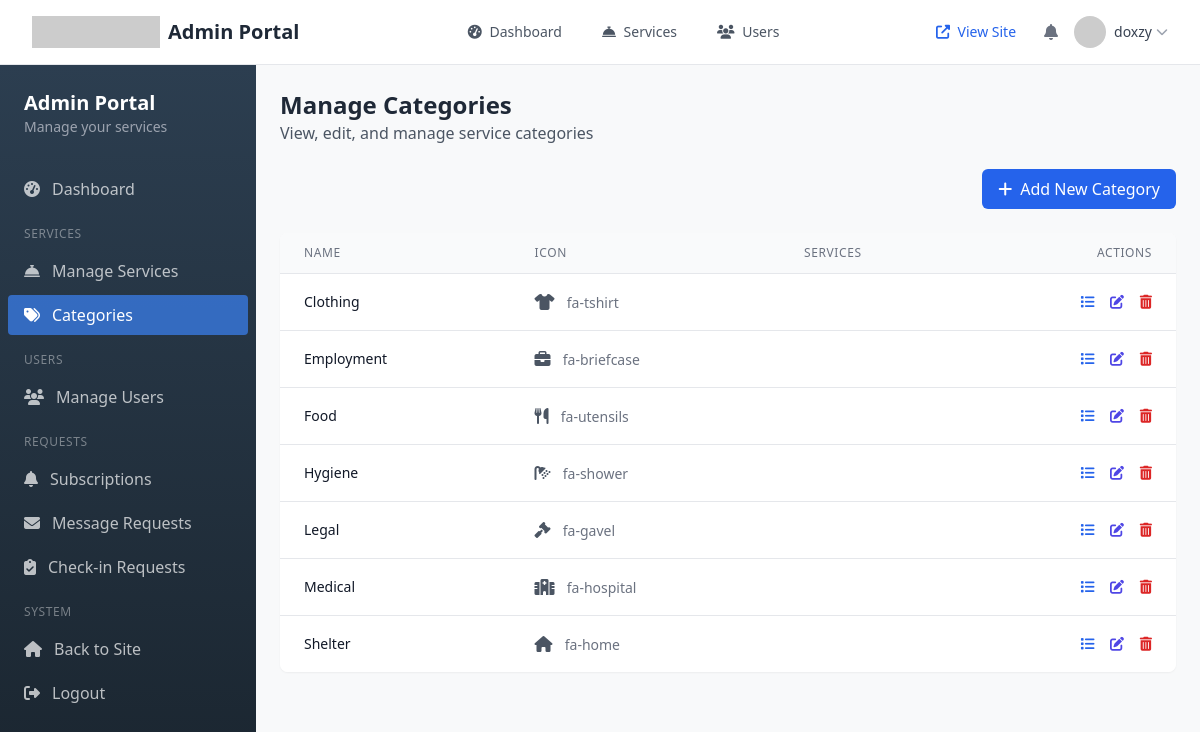
/admin-portal/categories/ (signed in), run on the app's committed database.
### core/models.py (models this page shows, shortened)
class Category(models.Model):
    name = models.CharField(max_length=100)
    slug = models.SlugField(max_length=100, unique=True)
    description = models.TextField(blank=True)
    icon = models.CharField(max_length=50, blank=True, help_text="FontAwesome icon class (e.g., fa-home)")
    is_active = models.BooleanField(default=True)
    priority = models.IntegerField(default=0)
    class Meta:
        verbose_name_plural = 'Categories'
        ordering = ['priority', 'name']

### core/views/admin_views.py (the view)
# urls.py: path('admin-portal/categories/', AdminCategoryListView.as_view(), name='admin_category_list'),
class AdminCategoryListView(AdminRequiredMixin, ListView):
    model = Category
    template_name = 'admin/category_list.html'
    context_object_name = 'categories'
    def get_queryset(self):
        return Category.objects.all().order_by('name')

### core/views/admin_views.py (called while the page is built)
    def test_func(self):
        return self.request.user.is_staff or self.request.user.is_superuser

### templates/admin/category_list.html (shortened to what this page needs)
{% extends 'admin/base.html' %}
{% load static %}
{% block admin_title %}Manage Categories{% endblock %}
{% block admin_subtitle %}View, edit, and manage service categories{% endblock %}
{% block admin_content %}
<div class="flex justify-between items-center mb-6">
    <a href="{% url 'admin_category_create' %}" class="px-4 py-2 bg-blue-600 text-white rounded-md hover:bg-blue-700 inline-flex items-center">
        <i class="fas fa-plus mr-2"></i> Add New Category
    </a>
</div>
<div class="bg-white rounded-lg shadow-sm overflow-hidden">
    <table class="admin-table min-w-full divide-y divide-gray-200">
        <thead class="bg-gray-50">
            <tr>
                <th scope="col" class="px-6 py-3 text-left text-xs font-medium text-gray-500 uppercase tracking-wider">
                    Name
                </th>
                <th scope="col" class="px-6 py-3 text-left text-xs font-medium text-gray-500 uppercase tracking-wider">
                    Icon
                </th>
                <th scope="col" class="px-6 py-3 text-left text-xs font-medium text-gray-500 uppercase tracking-wider">
                    Services
                </th>
                <th scope="col" class="px-6 py-3 text-right text-xs font-medium text-gray-500 uppercase tracking-wider">
                    Actions
                </th>
            </tr>
        </thead>
        <tbody class="bg-white divide-y divide-gray-200">
            {% for category in categories %}
                <tr>
                    <td class="px-6 py-4 whitespace-nowrap">
                        <div class="text-sm font-medium text-gray-900">{{ category.name }}</div>
                    </td>
                    <td class="px-6 py-4 whitespace-nowrap">
                        {% if category.icon %}
                            <i class="fas {{ category.icon }} text-gray-600"></i>
                            <span class="text-sm text-gray-500 ml-2">{{ category.icon }}</span>
                        {% else %}
                            <span class="text-sm text-gray-400">No icon</span>
                        {% endif %}
                    </td>
                    <td class="px-6 py-4 whitespace-nowrap">
                    </td>
                    <td class="px-6 py-4 whitespace-nowrap text-right text-sm font-medium">
                        <a href="{% url 'admin_service_list' %}?category={{ category.id }}" class="text-blue-600 hover:text-blue-900 mr-3">
                            <i class="fas fa-list"></i>
                        </a>
                        <a href="{% url 'admin_category_update' category.slug %}" class="text-indigo-600 hover:text-indigo-900 mr-3">
                            <i class="fas fa-edit"></i>
                        </a>
                        <a href="{% url 'admin_category_delete' category.slug %}" class="text-red-600 hover:text-red-900">
                            <i class="fas fa-trash-alt"></i>
                        </a>
                    </td>
                </tr>
            {% empty %}
                <tr>
                    <td colspan="4" class="px-6 py-4 text-center text-gray-500">
                        No categories found. <a href="{% url 'admin_category_create' %}" class="text-blue-600 hover:text-blue-900">Add a new category</a>.
                    </td>
                </tr>
            {% endfor %}
        </tbody>
    </table>
</div>
{% endblock %}

### templates/admin/base.html (shortened to what this page needs)
{% load static %}
<!DOCTYPE html>
<html lang="en">
<head>
    <script src="https://cdn.tailwindcss.com"></script>
    <link href="https://cdnjs.cloudflare.com/ajax/libs/flowbite/2.3.0/flowbite.min.css" rel="stylesheet" />
    <link rel="stylesheet" href="https://cdnjs.cloudflare.com/ajax/libs/font-awesome/6.4.0/css/all.min.css">
</head>
<body class="bg-gray-100 font-sans">
    <header class="bg-white shadow-sm border-b border-gray-200">
        <div class="max-w-full mx-auto px-4 sm:px-6 lg:px-8">
            <div class="flex justify-between h-16">
                <div class="flex items-center">
                    <div class="flex-shrink-0 flex items-center">
                        <img class="h-8 w-auto" src="{% static 'images/logo.png' %}" alt="We Are Here Logo" onerror="this.src='https://via.placeholder.com/160x40?text=We+Are+Here';this.onerror='';">
                        <span class="ml-2 text-xl font-bold text-gray-800">Admin Portal</span>
                    </div>
                </div>
                <div class="hidden md:ml-6 md:flex md:items-center md:space-x-4">
                    <a href="{% url 'admin_dashboard' %}" class="px-3 py-2 rounded-md text-sm font-medium text-gray-600 hover:text-gray-900 hover:bg-gray-50">
                        <i class="fas fa-tachometer-alt mr-1"></i> Dashboard
                    </a>
                    <a href="{% url 'admin_service_list' %}" class="px-3 py-2 rounded-md text-sm font-medium text-gray-600 hover:text-gray-900 hover:bg-gray-50">
                        <i class="fas fa-concierge-bell mr-1"></i> Services
                    </a>
                    <a href="{% url 'admin_user_list' %}" class="px-3 py-2 rounded-md text-sm font-medium text-gray-600 hover:text-gray-900 hover:bg-gray-50">
                        <i class="fas fa-users mr-1"></i> Users
                    </a>
                </div>
                <div class="flex items-center">
                    <a href="{% url 'home' %}" class="px-3 py-2 rounded-md text-sm font-medium text-blue-600 hover:text-blue-800">
                        <i class="fas fa-external-link-alt mr-1"></i> View Site
                    </a>
                    <div class="relative ml-3">
                        <button type="button" class="p-1 rounded-full text-gray-500 hover:text-gray-700 focus:outline-none focus:ring-2 focus:ring-offset-2 focus:ring-blue-500">
                            <i class="fas fa-bell"></i>
                        </button>
                    </div>
                    <div class="ml-3 relative">
                        <div>
                            <button type="button" class="flex items-center max-w-xs rounded-full text-sm focus:outline-none focus:ring-2 focus:ring-offset-2 focus:ring-blue-500" id="user-menu-button" aria-expanded="false" aria-haspopup="true">
                                <img class="h-8 w-8 rounded-full" src="https://ui-avatars.com/api/?name={{ request.user.first_name|default:request.user.username }}+{{ request.user.last_name }}&background=3b82f6&color=fff" alt="{{ request.user.username }}">
                                <span class="ml-2 text-sm font-medium text-gray-700">{{ request.user.username }}</span>
                                <i class="fas fa-chevron-down ml-1 text-gray-400 text-xs"></i>
                            </button>
                        </div>
                    </div>
                </div>
            </div>
        </div>
    </header>
    <div class="flex flex-col md:flex-row">
        <div class="admin-sidebar w-full md:w-64 flex-shrink-0 py-4 px-2">
            <div class="px-4 py-2 mb-6">
                <h2 class="text-xl font-bold text-white">Admin Portal</h2>
                <p class="text-gray-400 text-sm">Manage your services</p>
            </div>
            <nav class="space-y-1">
                <a href="{% url 'admin_dashboard' %}" class="nav-link flex items-center px-4 py-2 {% if request.resolver_match.url_name == 'admin_dashboard' %}active{% endif %}">
                    <i class="fas fa-tachometer-alt mr-3"></i>
                    <span>Dashboard</span>
                </a>
                <div class="nav-heading">Services</div>
                <a href="{% url 'admin_service_list' %}" class="nav-link flex items-center px-4 py-2 {% if 'admin_service' in request.resolver_match.url_name %}active{% endif %}">
                    <i class="fas fa-concierge-bell mr-3"></i>
                    <span>Manage Services</span>
                </a>
                <a href="{% url 'admin_category_list' %}" class="nav-link flex items-center px-4 py-2 {% if 'admin_category' in request.resolver_match.url_name %}active{% endif %}">
                    <i class="fas fa-tags mr-3"></i>
                    <span>Categories</span>
                </a>
                <div class="nav-heading">Users</div>
                <a href="{% url 'admin_user_list' %}" class="nav-link flex items-center px-4 py-2 {% if request.resolver_match.url_name == 'admin_user_list' %}active{% endif %}">
                    <i class="fas fa-users mr-3"></i>
                    <span>Manage Users</span>
                </a>
                <div class="nav-heading">Requests</div>
                <a href="{% url 'admin_subscriber_list' %}" class="nav-link flex items-center px-4 py-2 {% if request.resolver_match.url_name == 'admin_subscriber_list' %}active{% endif %}">
                    <i class="fas fa-bell mr-3"></i>
                    <span>Subscriptions</span>
                </a>
                <a href="{% url 'admin_message_request_list' %}" class="nav-link flex items-center px-4 py-2 {% if request.resolver_match.url_name == 'admin_message_request_list' %}active{% endif %}">
                    <i class="fas fa-envelope mr-3"></i>
                    <span>Message Requests</span>
                </a>
                <a href="{% url 'admin_checkin_list' %}" class="nav-link flex items-center px-4 py-2 {% if request.resolver_match.url_name == 'admin_checkin_list' %}active{% endif %}">
                    <i class="fas fa-clipboard-check mr-3"></i>
                    <span>Check-in Requests</span>
                </a>
                <div class="nav-heading">System</div>
                <a href="{% url 'home' %}" class="nav-link flex items-center px-4 py-2">
                    <i class="fas fa-home mr-3"></i>
                    <span>Back to Site</span>
                </a>
                <a href="#" onclick="event.preventDefault(); document.getElementById('logout-form').submit();" class="nav-link flex items-center px-4 py-2 text-red-300 hover:text-red-100 hover:bg-red-700">
                    <i class="fas fa-sign-out-alt mr-3"></i>
                    <span>Logout</span>
                </a>
            </nav>
        </div>
        <div class="admin-content flex-grow p-6">
            <div class="mb-6">
                <h1 class="text-2xl font-bold text-gray-800">{% block admin_title %}Admin Portal{% endblock %}</h1>
                <p class="text-gray-600">{% block admin_subtitle %}Manage your services and users{% endblock %}</p>
            </div>
            {% block admin_content %}{% endblock %}
        </div>
    </div>
</body>
</html>

### templates/admin/base.html (style rules this page uses)
.admin-sidebar { min-height: calc(100vh - 64px); background: linear-gradient(to bottom, #2c3e50, #1a252f); }
.admin-sidebar .nav-link { color: rgba(255, 255, 255, 0.7); border-radius: 0.25rem; margin-bottom: 0.25rem; transition: all 0.2s ease; }
.admin-sidebar .nav-link.active { color: white; background-color: rgba(59, 130, 246, 0.7); }
.admin-sidebar .nav-heading { color: rgba(255, 255, 255, 0.4); font-size: 0.75rem; text-transform: uppercase; letter-spacing: 0.05em; padding: 0.75rem 1rem 0.25rem; }
.admin-content { background-color: #f8f9fa; min-height: calc(100vh - 64px); }
.admin-table th { white-space: nowrap; }

### data on the page
Category: name "Clothing", icon "fa-tshirt"
Category: name "Employment", icon "fa-briefcase"
Category: name "Food", icon "fa-utensils"
Category: name "Hygiene", icon "fa-shower"
Category: name "Legal", icon "fa-gavel"
Category: name "Medical", icon "fa-hospital"
Category: name "Shelter", icon "fa-home"

### other printed values
{{ request.user.username }} "doxzy"
